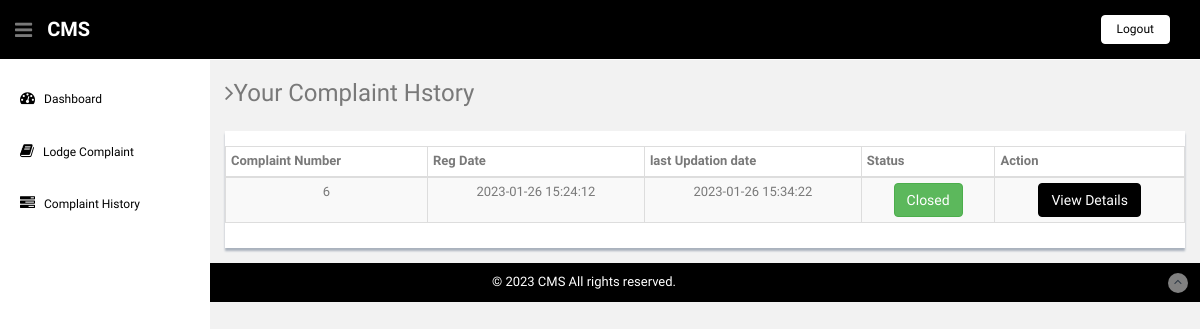
Page /users/complaint-history.php (signed in) on the committed database.
### tables this page shows
CREATE TABLE `tblcomplaints` (
  `complaintNumber` int(11) NOT NULL,
  `userId` int(11) NOT NULL,
  `category` int(11) NOT NULL,
  `complaintType` varchar(255) NOT NULL,
  `noc` varchar(255) NOT NULL,
  `complaintDetails` mediumtext NOT NULL,
  `regDate` timestamp NOT NULL DEFAULT current_timestamp(),
  `status` varchar(50) DEFAULT NULL,
  `lastUpdationDate` timestamp NULL DEFAULT NULL ON UPDATE current_timestamp()
);

### users/complaint-history.php (the view, shortened to what this page needs)
<?php
include('includes/config.php');
if(strlen($_SESSION['login'])==0)
  {
header('location:index.php');
}
else{
?>
<!DOCTYPE html>
<html lang="en">
  <head>
    <link href="assets/css/bootstrap.css" rel="stylesheet">
    <link href="assets/font-awesome/css/font-awesome.css" rel="stylesheet" />
    <link href="assets/css/style.css" rel="stylesheet">
    <link href="assets/css/style-responsive.css" rel="stylesheet">
    <link href="assets/css/table-responsive.css" rel="stylesheet">
  </head>
  <body>
  <section id="container" >
<?php include("includes/header.php");?>
<?php include("includes/sidebar.php");?>
      <section id="main-content">
          <section class="wrapper">
          	<h3><i class="fa fa-angle-right"></i>Your Complaint Hstory</h3>
		  		<div class="row mt">
			  		<div class="col-lg-12">
                      <div class="content-panel">
                          <section id="unseen">
                            <table class="table table-bordered table-striped table-condensed">
                              <thead>
                              <tr>
                                  <th>Complaint Number</th>
                                  <th>Reg Date</th>
                                  <th>last Updation date</th>
                                  <th >Status</th>
                                  <th>Action</th>
                              </tr>
                              </thead>
                              <tbody>
  <?php $query=mysqli_query($bd, "select * from tblcomplaints where userId='".$_SESSION['id']."'");
while($row=mysqli_fetch_array($query))
{
  ?>
                              <tr>
                                  <td align="center"><?php echo htmlentities($row['complaintNumber']);?></td>
                                  <td align="center"><?php echo htmlentities($row['regDate']);?></td>
                                 <td align="center"><?php echo  htmlentities($row['lastUpdationDate']);
                                 ?></td>
                                  <td align="center"><?php
                                    $status=$row['status'];
                                    { ?>
<?php }
if($status=="closed") {
?>
<button type="button" class="btn btn-success">Closed</button>
<?php } ?>
                                   <td align="center">
                                   <a href="complaint-details.php?cid=<?php echo htmlentities($row['complaintNumber']);?>">
<button type="button" class="btn btn-primary">View Details</button></a>
                                   </td>
                                </tr>
                              <?php } ?>
                              </tbody>
                          </table>
                          </section>
                  </div>
               </div>
		  	</div>
		</section><! --/wrapper -->
      </section>
<?php include("includes/footer.php");?>
  </section>
  </body>
</html>
<?php } ?>

### users/assets/css/style.css (style rules this page uses)
body { color: #797979; background: #f2f2f2; font-family: 'Ruda', sans-serif; padding: 0px !important; margin: 0px !important; font-size:13px; }
a, a:hover, a:focus { text-decoration: none; outline: none; }
#container { width: 100%; height: 100%; }
.mt { margin-top: 25px; }
#main-content { margin-left: 210px; }
.wrapper { display: inline-block; margin-top: 60px; padding-left: 15px; padding-right: 15px; padding-bottom: 15px; padding-top: 0px; width: 100%; }
.content-panel { background: #ffffff; box-shadow: 0px 3px 2px #aab2bd; padding-top: 15px; padding-bottom: 5px; }

### rows in the picture
tblcomplaints: complaintNumber "6", regDate "2023-01-26 15:24:12", lastUpdationDate "2023-01-26 15:34:22", status "Closed"
